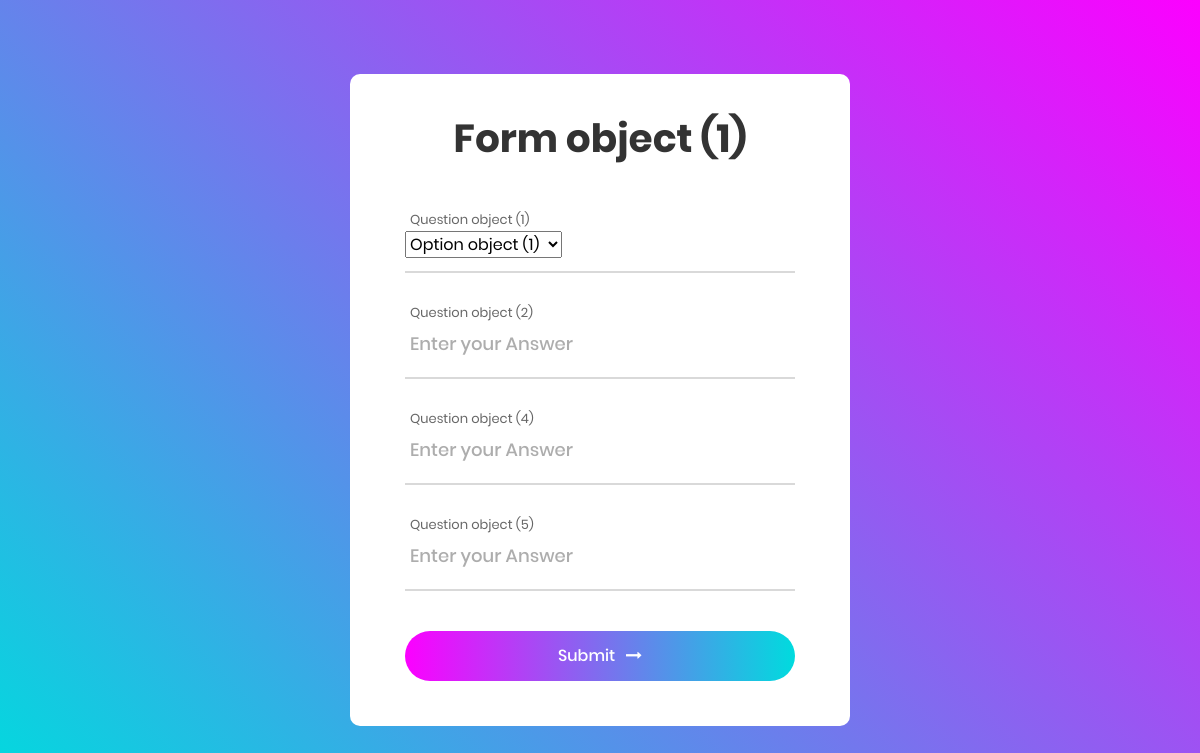
The app's page /accounts/main_app/forms/1 with its own data.
### main_app/models.py (models this page shows)
class Form(models.Model):
    name = models.CharField(max_length=100)
    project_link = models.ForeignKey(Project, on_delete=models.CASCADE, related_name="projects", null=True, blank=True)

class Question(models.Model):
    name = models.CharField(max_length=100)
    form_link = models.ForeignKey(Form, on_delete=models.CASCADE, related_name='question', null=True, blank=True)

### main_app/views.py (the view)
# urls.py: path('forms/<int:id>', views.questionList, name= "temp"),
def questionList(request, id):
    ques_list = models.Question.objects.all().filter(form_link=id).order_by('id')
    print("Questions list")
    print(ques_list)
    ques = []
    ques_dict = {}
    for i in range(ques_list.count()):
        ques.append([ques_list.all()[i], models.Option.objects.all().filter(question_link=ques_list.all()[i]).all()])
    return render(request, "ques_list.html",
                  context={"ques": ques, "form_name": models.Form.objects.all().filter(id=id).get()})

### templates/ques_list.html (shortened to what this page needs)
<!DOCTYPE html>
<html lang="en">
<head>
    {% load static %}
    <link rel="stylesheet" type="text/css" href="{% static 'vendor/bootstrap/css/bootstrap.min.css' %} "/>
    <link rel="stylesheet" type="text/css" href="{% static 'fonts/font-awesome-4.7.0/css/font-awesome.min.css' %} "/>
    <link rel="stylesheet" type="text/css" href="{% static 'vendor/animate/animate.css' %} "/>
    <link rel="stylesheet" type="text/css" href="{% static 'vendor/css-hamburgers/hamburgers.min.css' %} "/>
    <link rel="stylesheet" type="text/css" href="{% static 'vendor/animsition/css/animsition.min.css' %} "/>
    <link rel="stylesheet" type="text/css" href="{% static 'vendor/select2/select2.min.css' %} "/>
    <link rel="stylesheet" type="text/css" href="{% static 'vendor/daterangepicker/daterangepicker.css' %} "/>
    <link rel="stylesheet" type="text/css" href="{% static 'css/util.css' %} "/>
    <link rel="stylesheet" type="text/css" href="{% static 'css/main.css' %} "/>
</head>
<body>
<div class="container-contact100">
    <div class="wrap-contact100">
        <form class="contact100-form validate-form">
				<span class="contact100-form-title">
					{{ form_name }}
				</span>
            {% for que in ques %}
                {% if que.1.count == 0 %}
                    <div class="wrap-input100 validate-input" data-validate="Answer is required">
                        <span class="label-input100">{{ que.0 }}</span>
                        <input class="input100" type="text" name="name" placeholder="Enter your Answer">
                        <span class="focus-input100"></span>
                    </div>
                {% else %}
                    <div class="wrap-input100 input100-select">
                        <span class="label-input100">{{ que.0 }}</span>
                        <div>
                            <select class="dropdown" name="service">
                                {% for i in  que.1 %}
                                    <option>{{ i }}</option>
                                {% endfor %}
                            </select>
                        </div>
                        <span class="focus-input100"></span>
                    </div>
                {% endif %}
            {% endfor %}
            <div class="container-contact100-form-btn">
                <div class="wrap-contact100-form-btn">
                    <div class="contact100-form-bgbtn"></div>
                    <button class="contact100-form-btn">
							<span>
								Submit
								<i class="fa fa-long-arrow-right m-l-7" aria-hidden="true"></i>
							</span>
                    </button>
                </div>
            </div>
        </form>
    </div>
</div>
</body>
</html>

### main_app/static/css/main.css (style rules this page uses)
* { margin: 0px; padding: 0px; box-sizing: border-box; }
body, html { height: 100%; font-family: Poppins-Regular, sans-serif; }
input { outline: none; border: none; }
button { outline: none !important; border: none; background: transparent; }
.container-contact100 { width: 100%; min-height: 100vh; display: -webkit-box; display: -webkit-flex; display: -moz-box; display: -ms-flexbox; display: flex; flex-wrap: wrap; justify-content: center; align-items: center; padding: 15px; background: #a64bf4; background: -webkit-linear-gradient(45deg, #00dbde, #fc00ff); background: -o-linear-gradient(45deg, #00dbde, #fc00ff); background: -moz-linear-gradient(45deg, #00dbde, #fc00ff); background: linear-gradient(45deg, #00dbde, #fc00ff); }
.wrap-contact100 { width: 500px; background: #fff; border-radius: 10px; overflow: hidden; padding: 42px 55px 45px 55px; }
.contact100-form { width: 100%; }
.contact100-form-title { display: block; font-family: Poppins-Bold; font-size: 39px; color: #333333; line-height: 1.2; text-align: center; padding-bottom: 44px; }
.wrap-input100 { width: 100%; position: relative; border-bottom: 2px solid #d9d9d9; padding-bottom: 13px; margin-bottom: 27px; }
.label-input100 { font-family: Poppins-Regular; font-size: 13px; color: #666666; line-height: 1.5; padding-left: 5px; }
.input100 { display: block; width: 100%; background: transparent; font-family: Poppins-Medium; font-size: 18px; color: #333333; line-height: 1.2; padding: 0 5px; }
.focus-input100 { position: absolute; display: block; width: 100%; height: 100%; top: 0; left: 0; pointer-events: none; }
.focus-input100::before { content: ""; display: block; position: absolute; bottom: -2px; left: 0; width: 0; height: 2px; -webkit-transition: all 0.4s; -o-transition: all 0.4s; -moz-transition: all 0.4s; transition: all 0.4s; background: #7f7f7f; }
input.input100 { height: 40px; }
.container-contact100-form-btn { display: -webkit-box; display: -webkit-flex; display: -moz-box; display: -ms-flexbox; display: flex; flex-wrap: wrap; justify-content: center; padding-top: 13px; }
.wrap-contact100-form-btn { width: 100%; display: block; position: relative; z-index: 1; border-radius: 25px; overflow: hidden; margin: 0 auto; }
.contact100-form-bgbtn { position: absolute; z-index: -1; width: 300%; height: 100%; background: #a64bf4; background: -webkit-linear-gradient(left, #00dbde, #fc00ff, #00dbde, #fc00ff); background: -o-linear-gradient(left, #00dbde, #fc00ff, #00dbde, #fc00ff); background: -moz-linear-gradient(left, #00dbde, #fc00ff, #00dbde, #fc00ff); background: linear-gradient(left, #00dbde, #fc00ff, #00dbde, #fc00ff); top: 0; left: -100%; -webkit-transition: all 0.4s; -o-transition: all 0.4s; -moz-transition: all 0.4s; transition: all 0.4s; }
.contact100-form-btn { display: -webkit-box; display: -webkit-flex; display: -moz-box; display: -ms-flexbox; display: flex; justify-content: center; align-items: center; padding: 0 20px; width: 100%; height: 50px; font-family: Poppins-Medium; font-size: 16px; color: #fff; line-height: 1.2; }
.contact100-form-btn i { -webkit-transition: all 0.4s; -o-transition: all 0.4s; -moz-transition: all 0.4s; transition: all 0.4s; }
.validate-input { position: relative; }

### records on screen
Form: id "Form object (1)"
Question: id "Question object (1)"
Question: id "Question object (2)"
Question: id "Question object (4)"
Question: id "Question object (5)"

### other values on screen
form field service "Option object (1)"
